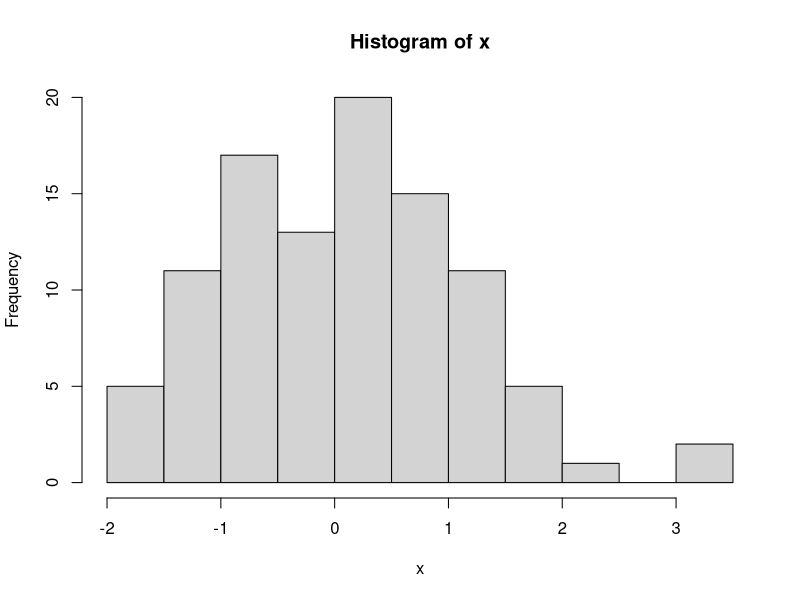
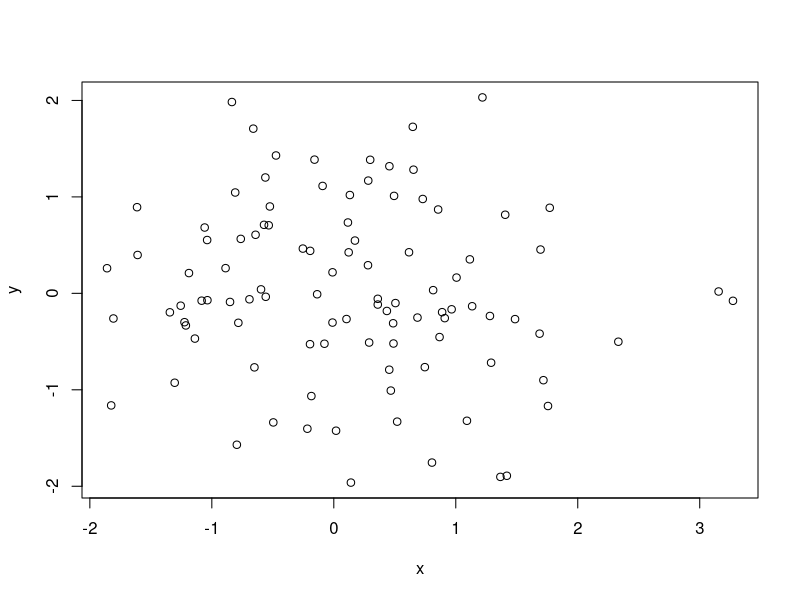
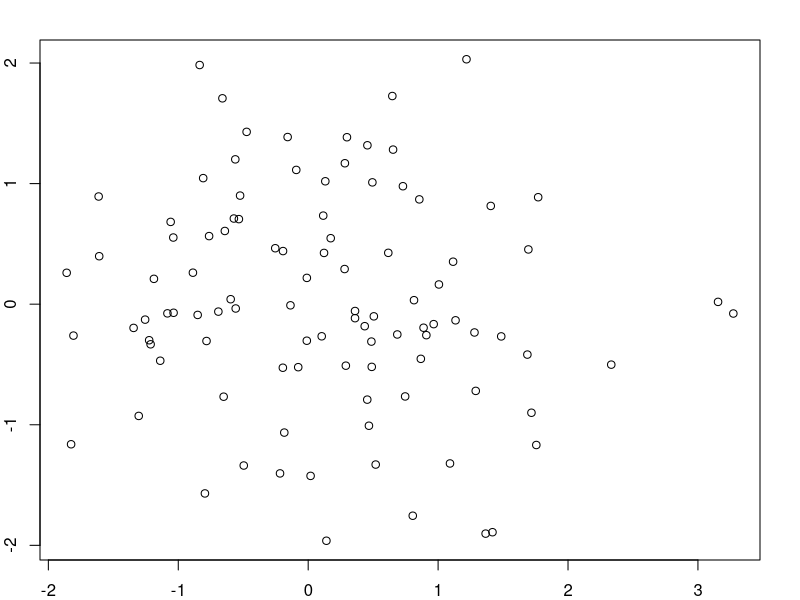
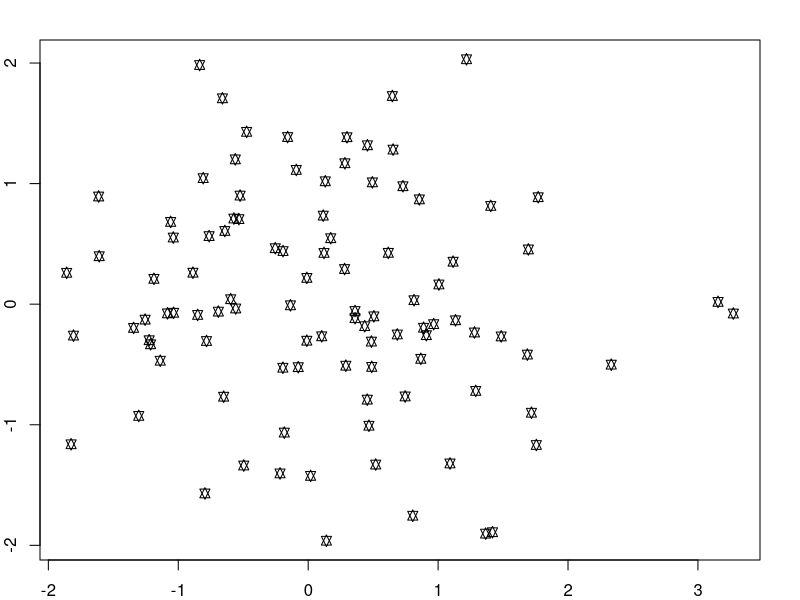
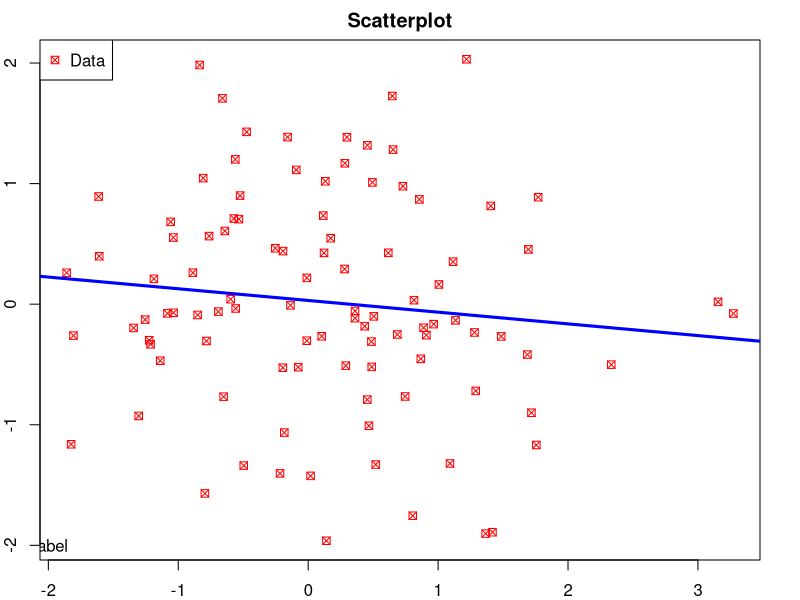
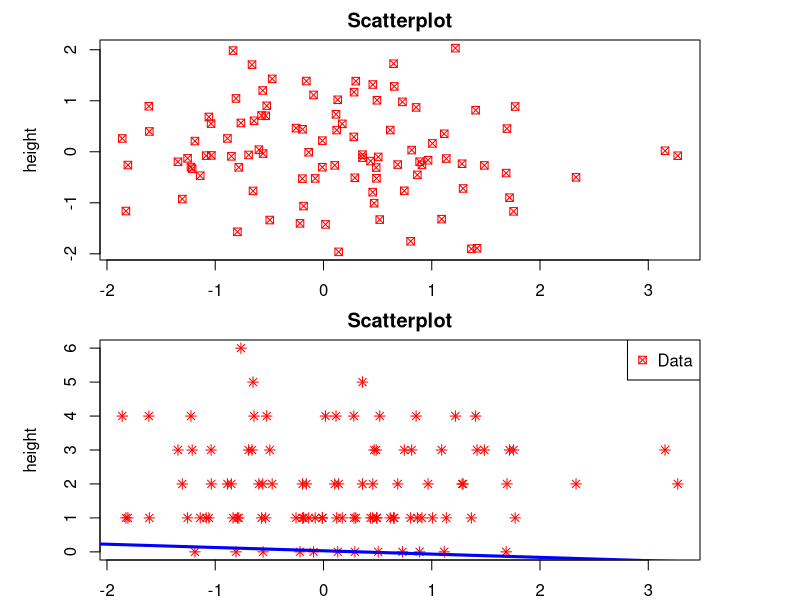
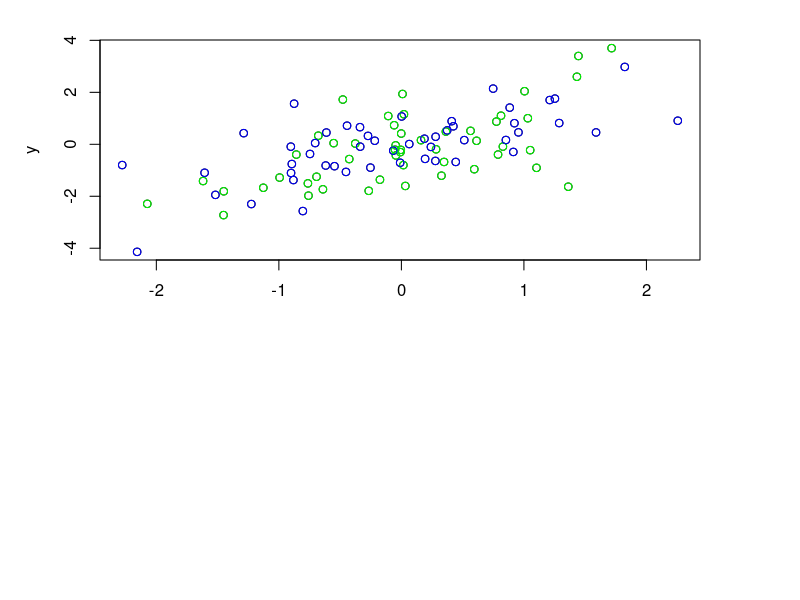

The R script that drew these images, in order:
## ---- chunk 1
x <- rnorm(100)
hist(x) #default y axis for hist() is frequency
## ---- chunk 2
y <- rnorm(100)
plot(x,y)
## ---- chunk 3
par(mar = c(2,2,2,2))
plot(x,y) #you can lose margins if you push margins too much
## ---- chunk 4
plot(x,y, pch=11)
## ---- chunk 5
plot(x,y, pch=7, col = "red")
title("Scatterplot")
text(-2, -2, "Label") #sets text at the coordinates
legend("topleft", legend = "Data", pch =7, col = "red")
fit <- lm(y~x)
abline(fit, lwd=3, col = "blue")



## ---- chunk 6
z <- rpois(100,2)
par(mfrow = c(2,1))
par(mar = c(2,5,2,5))
plot(x,y, pch=7, xlab = "weight", ylab = "height", main = "Scatterplot", col = "red")
plot(x,z, pch=8, xlab = "weight", ylab = "height", main = "Scatterplot", col = "red")
legend("topright", legend = "Data", pch =7, col = "red")
fit <- lm(y~x)
abline(fit, lwd=3, col = "blue")

## ---- chunk 7
x <- rnorm(100)
y <- x + rnorm(100)
g <- gl(2,50, labels = c("Male", "Female"))

plot(x,y)
points(x[g == "Male"], y[g == "Male"], col = "green")
points(x[g == "Female"], y[g == "Female"], col = "blue")

